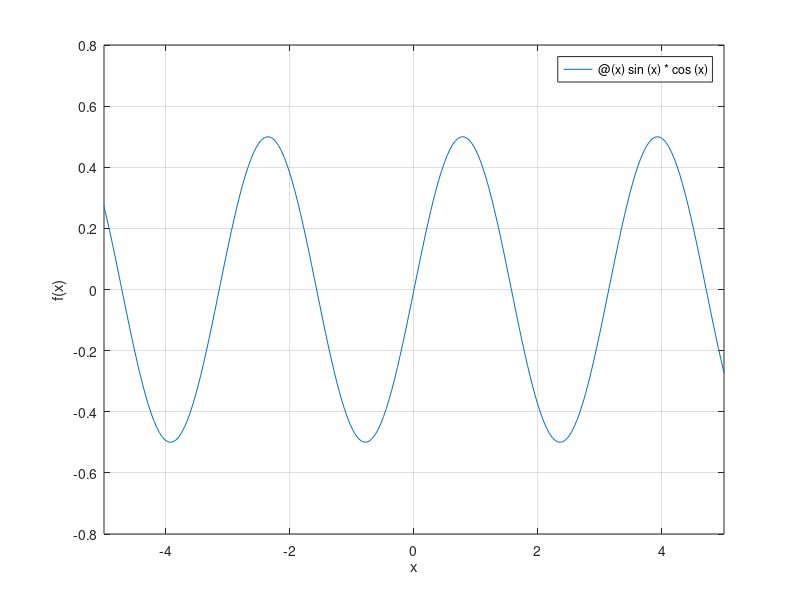

Write MATLAB code to recreate this figure.
clc
clear all;
f=@(x)sin(x)*cos(x);
figure;
fplot(f,[-5,5]);
xlabel('x');
ylabel('f(x)');
grid on;
x1=fzero(f,[-5,-4.3])
[x2,y2]=fzero(f,[-3,-1])